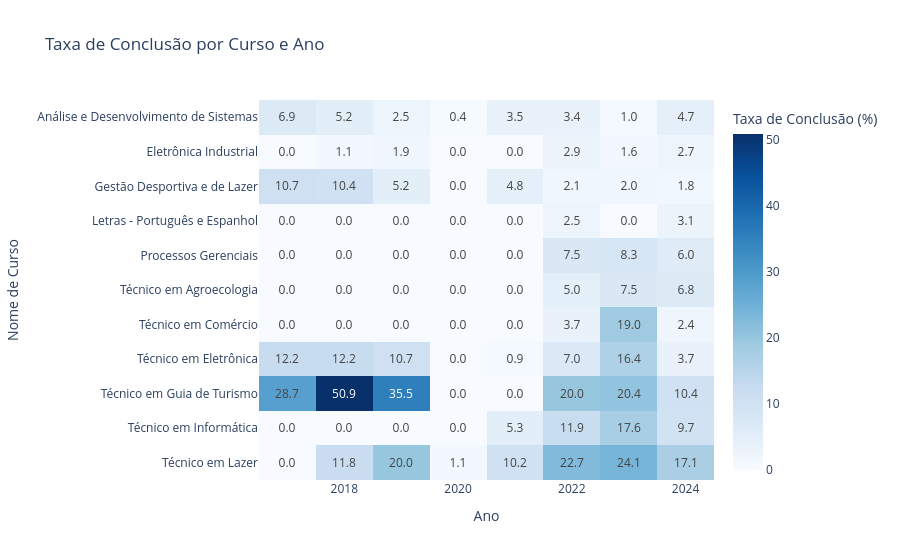

Notebook code cell kept with this figure:
### Code cell
# 8: Heatmap do indicador por Curso × Ano
# Cada célula = valor do indicador para um curso em um ano.
# pivot_table() reorganiza o DataFrame: cursos nas linhas, anos nas colunas.

pivot = ind_ano_curso.pivot_table(
    index="Nome de Curso",
    columns="Ano",
    values=INDICADOR,
    fill_value=0,
)

escala_heatmap = "Reds" if INDICADOR in ["TE", "TR"] else "Blues"

fig_g8 = px.imshow(
    pivot,
    text_auto=".1f",
    color_continuous_scale=escala_heatmap,
    labels={"color": f"{ROTULOS_INDICADORES[INDICADOR]} (%)"},
    title=f"{ROTULOS_INDICADORES[INDICADOR]} por Curso e Ano",
    aspect="auto",
)
fig_g8.show()

### Figure 1 — Plotly figure (JSON) as saved in the notebook; plotly's stock layout.template omitted (floating-point values rounded to 4 significant figures)
{"data": [{"coloraxis": "coloraxis", "hovertemplate": "Ano: %{x}<br>Nome de Curso: %{y}<br>Taxa de Conclusão (%): %{z}<extra></extra>", "name": "0", "texttemplate": "%{z:.1f}", "type": "heatmap", "x": [2017, 2018, 2019, 2020, 2021, 2022, 2023, 2024], "xaxis": "x", "y": ["Análise e Desenvolvimento de Sistemas", "Eletrônica Industrial", "Gestão Desportiva e de Lazer", "Letras - Português e Espanhol", "Processos Gerenciais", "Técnico em Agroecologia", "Técnico em Comércio", "Técnico em Eletrônica", "Técnico em Guia de Turismo", "Técnico em Informática", "Técnico em Lazer"], "yaxis": "y", "z": [[6.88, 5.24, 2.46, 0.4, 3.5, 3.44, 0.97, 4.74], [0.0, 1.08, 1.9, 0.0, 0.0, 2.86, 1.57, 2.72], [10.71, 10.38, 5.22, 0.0, 4.76, 2.06, 1.96, 1.77], [0.0, 0.0, 0.0, 0.0, 0.0, 2.52, 0.0, 3.11], [0.0, 0.0, 0.0, 0.0, 0.0, 7.52, 8.28, 5.98], [0.0, 0.0, 0.0, 0.0, 0.0, 4.96, 7.48, 6.85], [0.0, 0.0, 0.0, 0.0, 0.0, 3.67, 18.97, 2.36], [12.17, 12.17, 10.69, 0.0, 0.89, 7.04, 16.35, 3.66], [28.74, 50.85, 35.53, 0.0, 0.0, 20.0, 20.45, 10.39], [0.0, 0.0, 0.0, 0.0, 5.3, 11.89, 17.65, 9.68], [0.0, 11.76, 20.0, 1.09, 10.23, 22.73, 24.11, 17.09]]}], "layout": {"coloraxis": {"colorbar": {"title": {"text": "Taxa de Conclusão (%)"}}, "colorscale": [[0, "rgb(247,251,255)"], [0.125, "rgb(222,235,247)"], [0.25, "rgb(198,219,239)"], [0.375, "rgb(158,202,225)"], [0.5, "rgb(107,174,214)"], [0.625, "rgb(66,146,198)"], [0.75, "rgb(33,113,181)"], [0.875, "rgb(8,81,156)"], [1, "rgb(8,48,107)"]]}, "title": {"text": "Taxa de Conclusão por Curso e Ano"}, "xaxis": {"anchor": "y", "domain": [0, 1], "title": {"text": "Ano"}}, "yaxis": {"anchor": "x", "autorange": "reversed", "domain": [0, 1], "title": {"text": "Nome de Curso"}}}}
